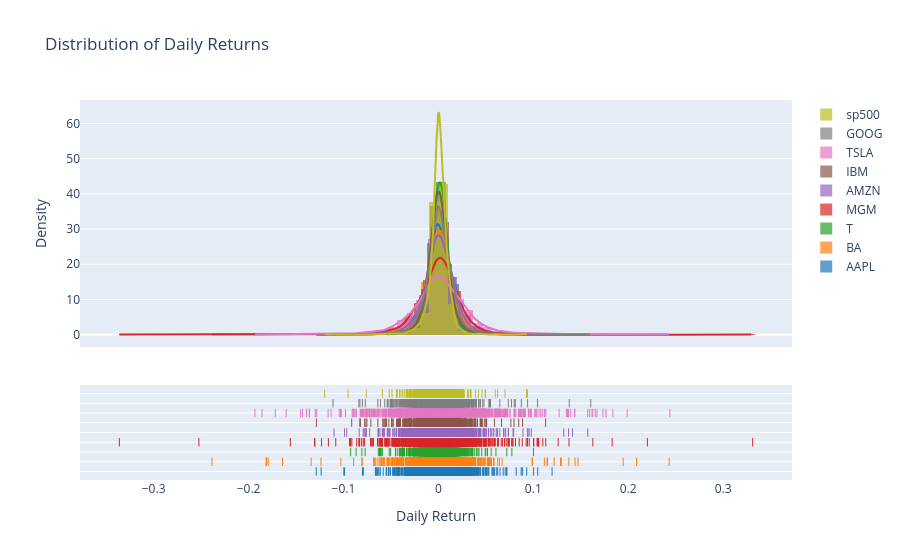

The code cell stored with this chart in its notebook:
### Code cell
import plotly.figure_factory as ff

def plot_interactive_histograms(dataframe):
    hist_data = [dataframe[stock].dropna() for stock in price_cols]

    fig = ff.create_distplot(hist_data, group_labels=list(price_cols), bin_size=0.01)
    fig.update_layout(title='Distribution of Daily Returns', xaxis_title='Daily Return', yaxis_title='Density')
    fig.show()

plot_interactive_histograms(df_returns)

### Figure 1 — Plotly figure (JSON) as saved in the notebook; plotly's stock layout.template omitted (floating-point values rounded to 4 significant figures; data arrays with more than 128 entries replaced by an {"elided": "..."} marker saying what was removed)
{"data": [{"autobinx": false, "histnorm": "probability density", "legendgroup": "AAPL", "marker": {"color": "rgb(31, 119, 180)"}, "name": "AAPL", "opacity": 0.7, "type": "histogram", "x": {"elided": "2158 float values"}, "xaxis": "x", "xbins": {"end": 0.1198, "size": 0.01, "start": -0.1286}, "yaxis": "y"}, {"autobinx": false, "histnorm": "probability density", "legendgroup": "BA", "marker": {"color": "rgb(255, 127, 14)"}, "name": "BA", "opacity": 0.7, "type": "histogram", "x": {"elided": "2158 float values"}, "xaxis": "x", "xbins": {"end": 0.2432, "size": 0.01, "start": -0.2385}, "yaxis": "y"}, {"autobinx": false, "histnorm": "probability density", "legendgroup": "T", "marker": {"color": "rgb(44, 160, 44)"}, "name": "T", "opacity": 0.7, "type": "histogram", "x": {"elided": "2158 float values"}, "xaxis": "x", "xbins": {"end": 0.1002, "size": 0.01, "start": -0.09241}, "yaxis": "y"}, {"autobinx": false, "histnorm": "probability density", "legendgroup": "MGM", "marker": {"color": "rgb(214, 39, 40)"}, "name": "MGM", "opacity": 0.7, "type": "histogram", "x": {"elided": "2158 float values"}, "xaxis": "x", "xbins": {"end": 0.3311, "size": 0.01, "start": -0.3361}, "yaxis": "y"}, {"autobinx": false, "histnorm": "probability density", "legendgroup": "AMZN", "marker": {"color": "rgb(148, 103, 189)"}, "name": "AMZN", "opacity": 0.7, "type": "histogram", "x": {"elided": "2158 float values"}, "xaxis": "x", "xbins": {"end": 0.1575, "size": 0.01, "start": -0.11}, "yaxis": "y"}, {"autobinx": false, "histnorm": "probability density", "legendgroup": "IBM", "marker": {"color": "rgb(140, 86, 75)"}, "name": "IBM", "opacity": 0.7, "type": "histogram", "x": {"elided": "2158 float values"}, "xaxis": "x", "xbins": {"end": 0.113, "size": 0.01, "start": -0.1285}, "yaxis": "y"}, {"autobinx": false, "histnorm": "probability density", "legendgroup": "TSLA", "marker": {"color": "rgb(227, 119, 194)"}, "name": "TSLA", "opacity": 0.7, "type": "histogram", "x": {"elided": "2158 float values"}, "xaxis": "x", "xbins": {"end": 0.244, "size": 0.01, "start": -0.1933}, "yaxis": "y"}, {"autobinx": false, "histnorm": "probability density", "legendgroup": "GOOG", "marker": {"color": "rgb(127, 127, 127)"}, "name": "GOOG", "opacity": 0.7, "type": "histogram", "x": {"elided": "2158 float values"}, "xaxis": "x", "xbins": {"end": 0.1605, "size": 0.01, "start": -0.111}, "yaxis": "y"}, {"autobinx": false, "histnorm": "probability density", "legendgroup": "sp500", "marker": {"color": "rgb(188, 189, 34)"}, "name": "sp500", "opacity": 0.7, "type": "histogram", "x": {"elided": "2158 float values"}, "xaxis": "x", "xbins": {"end": 0.09383, "size": 0.01, "start": -0.1198}, "yaxis": "y"}, {"legendgroup": "AAPL", "marker": {"color": "rgb(31, 119, 180)"}, "mode": "lines", "name": "AAPL", "showlegend": false, "type": "scatter", "x": {"elided": "500 float values"}, "xaxis": "x", "y": {"elided": "500 float values"}, "yaxis": "y"}, {"legendgroup": "BA", "marker": {"color": "rgb(255, 127, 14)"}, "mode": "lines", "name": "BA", "showlegend": false, "type": "scatter", "x": {"elided": "500 float values"}, "xaxis": "x", "y": {"elided": "500 float values"}, "yaxis": "y"}, {"legendgroup": "T", "marker": {"color": "rgb(44, 160, 44)"}, "mode": "lines", "name": "T", "showlegend": false, "type": "scatter", "x": {"elided": "500 float values"}, "xaxis": "x", "y": {"elided": "500 float values"}, "yaxis": "y"}, {"legendgroup": "MGM", "marker": {"color": "rgb(214, 39, 40)"}, "mode": "lines", "name": "MGM", "showlegend": false, "type": "scatter", "x": {"elided": "500 float values"}, "xaxis": "x", "y": {"elided": "500 float values"}, "yaxis": "y"}, {"legendgroup": "AMZN", "marker": {"color": "rgb(148, 103, 189)"}, "mode": "lines", "name": "AMZN", "showlegend": false, "type": "scatter", "x": {"elided": "500 float values"}, "xaxis": "x", "y": {"elided": "500 float values"}, "yaxis": "y"}, {"legendgroup": "IBM", "marker": {"color": "rgb(140, 86, 75)"}, "mode": "lines", "name": "IBM", "showlegend": false, "type": "scatter", "x": {"elided": "500 float values"}, "xaxis": "x", "y": {"elided": "500 float values"}, "yaxis": "y"}, {"legendgroup": "TSLA", "marker": {"color": "rgb(227, 119, 194)"}, "mode": "lines", "name": "TSLA", "showlegend": false, "type": "scatter", "x": {"elided": "500 float values"}, "xaxis": "x", "y": {"elided": "500 float values"}, "yaxis": "y"}, {"legendgroup": "GOOG", "marker": {"color": "rgb(127, 127, 127)"}, "mode": "lines", "name": "GOOG", "showlegend": false, "type": "scatter", "x": {"elided": "500 float values"}, "xaxis": "x", "y": {"elided": "500 float values"}, "yaxis": "y"}, {"legendgroup": "sp500", "marker": {"color": "rgb(188, 189, 34)"}, "mode": "lines", "name": "sp500", "showlegend": false, "type": "scatter", "x": {"elided": "500 float values"}, "xaxis": "x", "y": {"elided": "500 float values"}, "yaxis": "y"}, {"legendgroup": "AAPL", "marker": {"color": "rgb(31, 119, 180)", "symbol": "line-ns-open"}, "mode": "markers", "name": "AAPL", "showlegend": false, "type": "scatter", "x": {"elided": "2158 float values"}, "xaxis": "x", "y": {"elided": "2158 str values"}, "yaxis": "y2"}, {"legendgroup": "BA", "marker": {"color": "rgb(255, 127, 14)", "symbol": "line-ns-open"}, "mode": "markers", "name": "BA", "showlegend": false, "type": "scatter", "x": {"elided": "2158 float values"}, "xaxis": "x", "y": {"elided": "2158 str values"}, "yaxis": "y2"}, {"legendgroup": "T", "marker": {"color": "rgb(44, 160, 44)", "symbol": "line-ns-open"}, "mode": "markers", "name": "T", "showlegend": false, "type": "scatter", "x": {"elided": "2158 float values"}, "xaxis": "x", "y": {"elided": "2158 str values"}, "yaxis": "y2"}, {"legendgroup": "MGM", "marker": {"color": "rgb(214, 39, 40)", "symbol": "line-ns-open"}, "mode": "markers", "name": "MGM", "showlegend": false, "type": "scatter", "x": {"elided": "2158 float values"}, "xaxis": "x", "y": {"elided": "2158 str values"}, "yaxis": "y2"}, {"legendgroup": "AMZN", "marker": {"color": "rgb(148, 103, 189)", "symbol": "line-ns-open"}, "mode": "markers", "name": "AMZN", "showlegend": false, "type": "scatter", "x": {"elided": "2158 float values"}, "xaxis": "x", "y": {"elided": "2158 str values"}, "yaxis": "y2"}, {"legendgroup": "IBM", "marker": {"color": "rgb(140, 86, 75)", "symbol": "line-ns-open"}, "mode": "markers", "name": "IBM", "showlegend": false, "type": "scatter", "x": {"elided": "2158 float values"}, "xaxis": "x", "y": {"elided": "2158 str values"}, "yaxis": "y2"}, {"legendgroup": "TSLA", "marker": {"color": "rgb(227, 119, 194)", "symbol": "line-ns-open"}, "mode": "markers", "name": "TSLA", "showlegend": false, "type": "scatter", "x": {"elided": "2158 float values"}, "xaxis": "x", "y": {"elided": "2158 str values"}, "yaxis": "y2"}, {"legendgroup": "GOOG", "marker": {"color": "rgb(127, 127, 127)", "symbol": "line-ns-open"}, "mode": "markers", "name": "GOOG", "showlegend": false, "type": "scatter", "x": {"elided": "2158 float values"}, "xaxis": "x", "y": {"elided": "2158 str values"}, "yaxis": "y2"}, {"legendgroup": "sp500", "marker": {"color": "rgb(188, 189, 34)", "symbol": "line-ns-open"}, "mode": "markers", "name": "sp500", "showlegend": false, "type": "scatter", "x": {"elided": "2158 float values"}, "xaxis": "x", "y": {"elided": "2158 str values"}, "yaxis": "y2"}], "layout": {"barmode": "overlay", "hovermode": "closest", "legend": {"traceorder": "reversed"}, "title": {"text": "Distribution of Daily Returns"}, "xaxis": {"anchor": "y2", "domain": [0, 1], "title": {"text": "Daily Return"}, "zeroline": false}, "yaxis": {"anchor": "free", "domain": [0.35, 1], "position": 0, "title": {"text": "Density"}}, "yaxis2": {"anchor": "x", "domain": [0, 0.25], "dtick": 1, "showticklabels": false}}}
